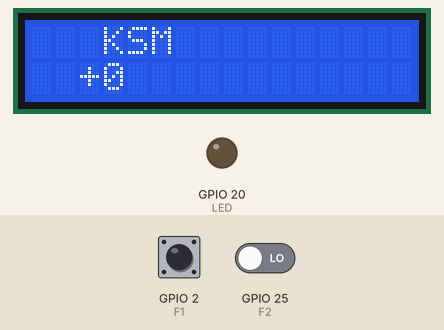
Simulated run of this sketch. Board: ESP32. Shown: 16×2 character LCD, output pins drawn as LEDs (lit = HIGH). The test bench sets the inputs (shaded band); at power-on: GPIO 2 (F1) HIGH, GPIO 25 (F2) LOW.

Above: at 1.3 s.
1.4 s: GPIO 2 (F1) pulsed LOW 5 times (0.12 s each, 0.3 s apart)
At 1.67 s:
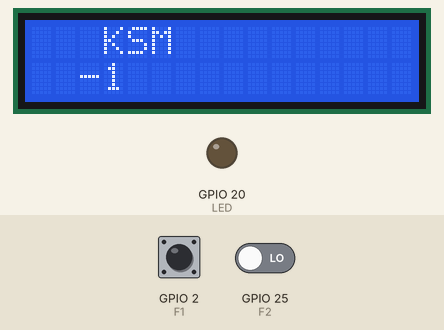
At 3.3 s:
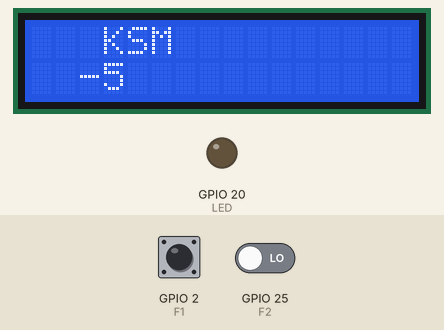
Timing chart, 0 to 4.8 s (numbered marks = the images above; inputs shaded):
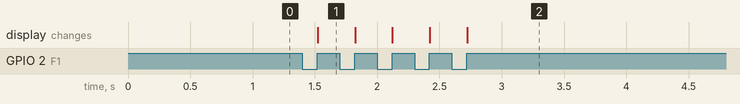

Measured:
- after the input at 1.4 s, the display: changes after 0.12 s (image 1)

The sketch:

LCDreadout.ino
```cpp
/*
 *
 *        IRC readout for KSM microscope
 *
 *
                     Mighty 1284p
                      +---\/---+
           (D 0) PB0 1|        |40 PA0 (AI 0 / D24)
           (D 1) PB1 2|        |39 PA1 (AI 1 / D25)
      INT2 (D 2) PB2 3|        |38 PA2 (AI 2 / D26)
       PWM (D 3) PB3 4|        |37 PA3 (AI 3 / D27)
    PWM/SS (D 4) PB4 5|        |36 PA4 (AI 4 / D28)
      MOSI (D 5) PB5 6|        |35 PA5 (AI 5 / D29)
  PWM/MISO (D 6) PB6 7|        |34 PA6 (AI 6 / D30)
   PWM/SCK (D 7) PB7 8|        |33 PA7 (AI 7 / D31)
                 RST 9|        |32 AREF
                VCC 10|        |31 GND
                GND 11|        |30 AVCC
              XTAL2 12|        |29 PC7 (D 23)
              XTAL1 13|        |28 PC6 (D 22)
      RX0 (D 8) PD0 14|        |27 PC5 (D 21) TDI
      TX0 (D 9) PD1 15|        |26 PC4 (D 20) TDO
RX1/INT0 (D 10) PD2 16|        |25 PC3 (D 19) TMS
TX1/INT1 (D 11) PD3 17|        |24 PC2 (D 18) TCK
     PWM (D 12) PD4 18|        |23 PC1 (D 17) SDA
     PWM (D 13) PD5 19|        |22 PC0 (D 16) SCL
     PWM (D 14) PD6 20|        |21 PD7 (D 15) PWM
                      +--------+
*/

#include <Wire.h>
#include <LiquidCrystal_I2C.h>

#define F1  2
#define F2  25
#define LED 20

LiquidCrystal_I2C lcd(0x3F,16,2);  // set the LCD address to 0x3F for a 16 chars and 2 line display

void setup()
{
  pinMode(F1, INPUT);  // Set the IRC phases as input
  pinMode(F2, INPUT);

  pinMode(LED, OUTPUT);

  lcd.init();                      // initialize the lcd
  lcd.init();
  // Print a message to the LCD.
  lcd.backlight();
  //lcd.setCursor(0,0);
  //lcd.print("Hello, world!");
  //lcd.setCursor(0,1);
  //lcd.print("KSM");
  //delay(1000);
  lcd.clear();
  lcd.setCursor(3,0);
  lcd.print("KSM");

  attachInterrupt(F1, interrupt, FALLING);
}

long axis = 0;
boolean oldPhase = digitalRead(F1);
boolean phase = digitalRead(F1);

void loop()
{
  lcd.setCursor(2,1);
  if (axis<0)
  {
    lcd.setCursor(2,1);
  }
  else
  {
    lcd.setCursor(2,1);
    lcd.print('+');
  }
  lcd.print(axis);
  lcd.print(" ");

  while (digitalRead(F1));
  while (!digitalRead(F1));
}

void interrupt()
{
  if(digitalRead(F2))
  {
    axis++;
  }
  else
  {
    axis--;
  }
}
```
